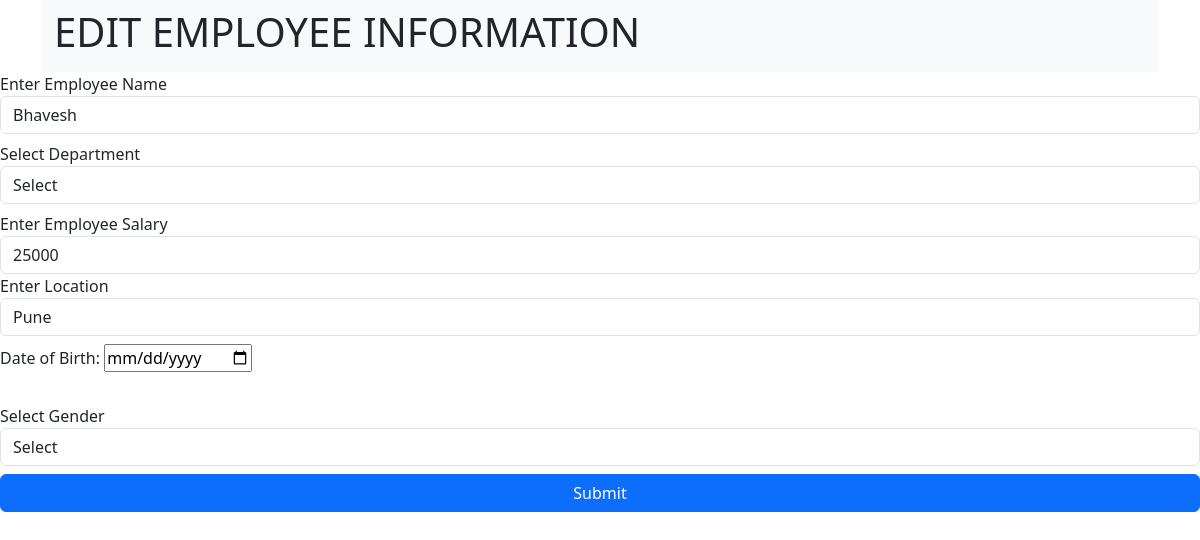
Screenshot of /update/1 with the database file from the repository.
### emp_details/models.py (models this page shows, shortened)
class emp(models.Model):
    emp_name = models.CharField(max_length=20)
    department = models.CharField(max_length=30)
    salary = models.IntegerField()
    DOB = models.DateField()
    location = models.CharField(max_length=30)
    gender = models.CharField(max_length=10)

### emp_details/views.py (the view, shortened to what this page needs)
# urls.py: path("update/<id>",views.update_emp,name='update_emp_data'),
def update_emp(request,id):
    d = emp.objects.get(id = id)
    context = {'d':d}
    return render(request,'UpdateData.html',context=context)

### templates/UpdateData.html (shortened to what this page needs)
<!DOCTYPE html>
<html lang="en">
<head>
    <link href="https://cdn.jsdelivr.net/npm/bootstrap@5.3.2/dist/css/bootstrap.min.css" rel="stylesheet"
>
</head>
<body>
    <div class="container">
        <nav class="navbar navbar-expand-lg bg-body-tertiary">
          <div class="container-fluid">
            <h1>EDIT EMPLOYEE INFORMATION</h1>
          </div>
        </nav>
    </div>
    <form action="/update/{{d.id}}" method="post">
        <div class="form-group">
            <label for="exampleFormControlInput1">Enter Employee Name</label>
            <input type="text" class="form-control" placeholder="e.g Prakash" value="{{d.emp_name}}" name="emp_name" required>
        </div>
        <div class="form-group mt-2">
            <label for="exampleFormControlSelect1">Select Department</label>
            <select class="form-control" placeholder="e.g Hr" name="department" id="exampleFormControlSelect1">
              <option>Select</option>
            </select>
        </div>
        <div class="form-group mt-2">
            <label for="exampleFormControlInput1">Enter Employee Salary</label>
            <input type="number" class="form-control" placeholder="e.g 25000" value="{{d.salary}}" name="salary" required>
        </div>
        <div class="form-group">
            <label for="exampleFormControlInput1">Enter Location</label>
            <input type="text" class="form-control" placeholder="e.g Pune" value="{{d.location}}" name="location" required>
        </div>
        <div class="form-group mt-2">
            <label for="start_date">Date of Birth:</label>
            <input type="date" id="DOB" name="DOB"><br><br>
        </div>
        <div class="form-group mt-2">
          <label for="exampleFormControlSelect1">Select Gender</label>
          <select class="form-control" name="gender" id="exampleFormControlSelect1">
            <option>Select</option>
          </select>
        </div>
        <div class="d-grid gap-2 mt-2">
            <button class="btn btn-primary" type="submit">Submit</button>
        </div>
    </form>
</body>
</html>

### rows the page displays
emp: emp_name "Bhavesh", salary "25000", location "Pune"
